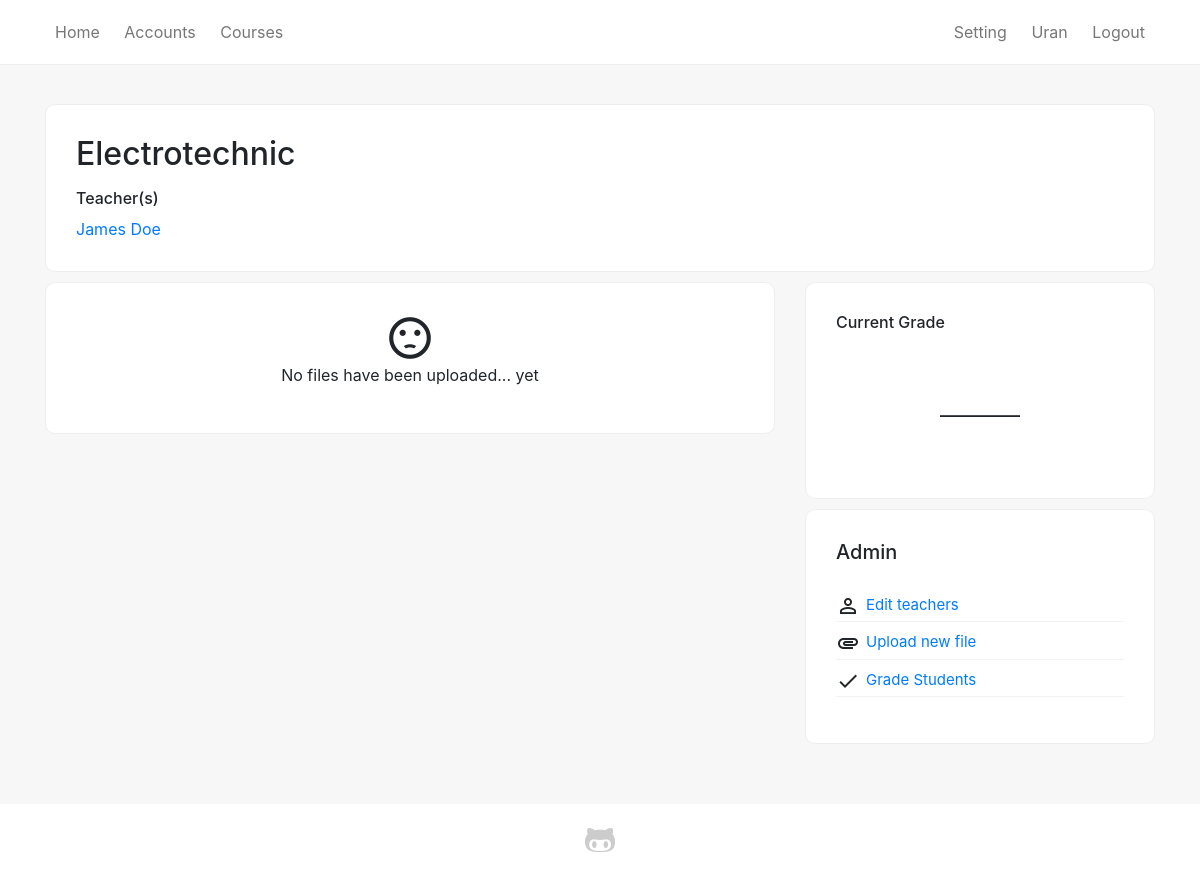
Before: /programs/course/12 (signed in) with the older database file.
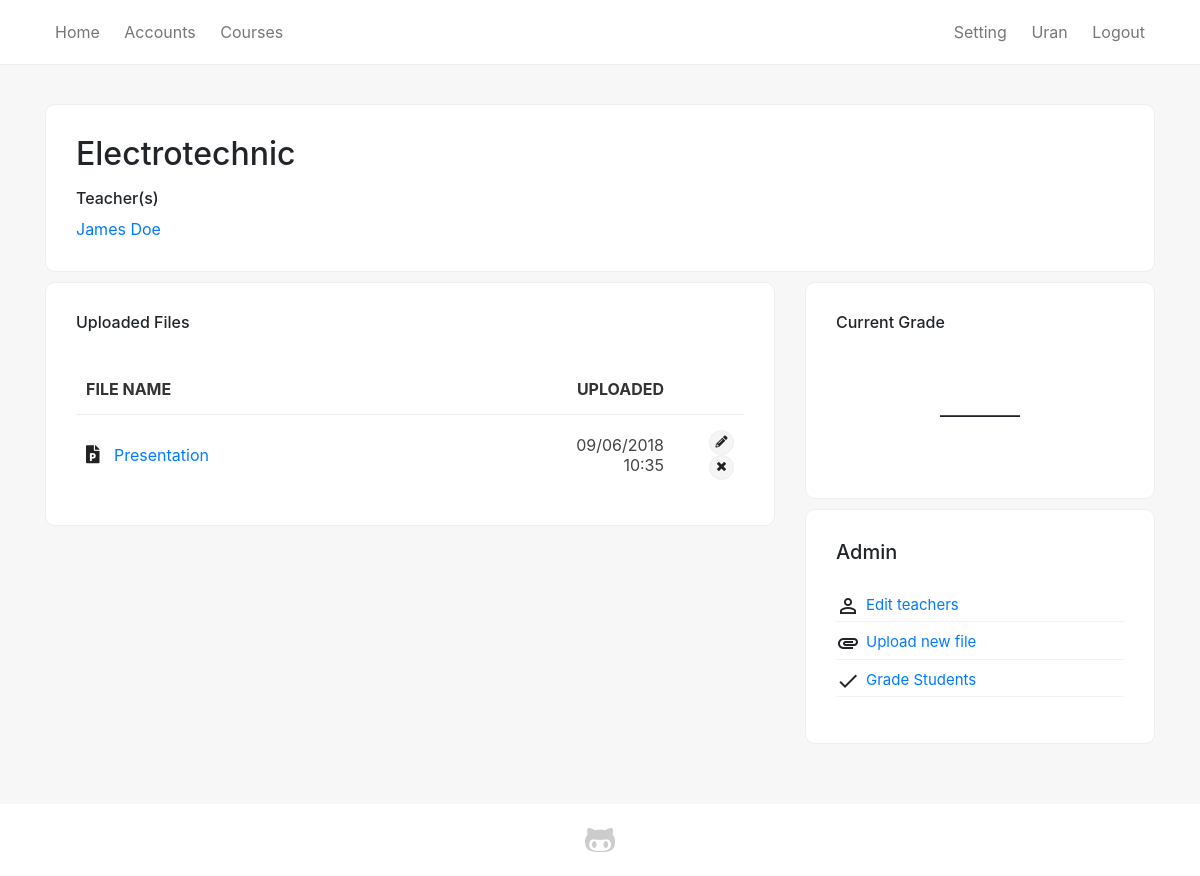
After: the same page with the newer database file.
### sems/models.py (models this page shows, shortened)
class Student(models.Model):
    user = models.OneToOneField(User, on_delete=models.CASCADE, null=True)
    first_name = models.CharField(max_length=100, null=True)
    last_name = models.CharField(max_length=100, null=True)
    picture = models.ImageField(null=True, blank=True, default='no-img.png')
    website = models.URLField(max_length=100, null=True, blank=True)
    email = models.EmailField(max_length=100, null=True)
    program = models.ForeignKey(Program, on_delete=models.SET_NULL, null=True)
    country = models.ForeignKey(State, on_delete=models.SET_NULL, null=True)
    city = models.CharField(max_length=100, null=True)
    course = models.ManyToManyField(Course, related_name='course')
    course_teacher = models.ManyToManyField(Course, related_name='course_teacher')
    viti = models.IntegerField(choices=YEARS, default=1)
    semester = models.IntegerField(choices=SEMESTER, default=1)
    level = models.CharField(max_length=100, choices=LEVELS, default=1)

class Upload(models.Model):
    name = models.CharField(max_length=100)
    course = models.ForeignKey(Course, on_delete=models.CASCADE)
    file = models.FileField(upload_to='files/', validators=[FileExtensionValidator(['pdf', 'docx', 'doc', 'xls', 'xlsx', 'ppt', 'pptx', 'zip', 'rar', '7zip'])])
    upload_time = models.DateTimeField(default=datetime.now, null=True)
    def get_extension_short(self):
        ext = str(self.file).split(".")
        ext = ext[len(ext)-1]
        if ext == 'doc' or ext == 'docx':
            return 'word'
        elif ext == 'pdf':
            return 'pdf'
        elif ext == 'xls' or ext == 'xlsx':
            return 'excel'
        elif ext == 'ppt' or ext == 'pptx':
            return 'powerpoint'
        elif ext == 'zip' or ext == 'rar' or ext == '7zip':
            return 'archive'
    def __str__(self):
        return str(self.file)[6:]

### sems/views.py (the view)
# urls.py: path('programs/course/<int:pk>', views.course_detail, name='course_detail'),
def course_detail(request, pk):
    course = Course.objects.get(pk = pk)
    files = Upload.objects.filter(course_id = pk)
    users = User.objects.filter(student__course_teacher__in=[course])
    grades = Grade.objects.filter(student_id=request.user.id, course_id=pk)
    teachers = Student.objects.filter(course_teacher__in=[course])
    if request.user.is_authenticated:
        return render(
            request, 'course_single.html', {'usrs': users, 'course': course, 'files': files, 'grades': grades, 'teachers': teachers, 'media_url': settings.MEDIA_ROOT},
        )
    else:
        return redirect('login')

### sems/models.py (called while the page is built)
    def __str__(self):
        return self.name

### sems/templates/course_single.html (shortened to what this page needs)
{% extends 'base_generic.html' %}
{% block content %}
<div class="container">
    <div class="row">
        <div class="col-md-12 col-xs-12">
            <div class="card-box">
                <h2>{{ course }}</h2>
                {% if teachers %}
                    <h6>Teacher(s)</h6>
                    {% for teacher in teachers %}
                        <a href="{% url 'student_detail' pk=teacher.pk%}">{{ teacher.first_name }} {{ teacher.last_name }}</a><br/>
                    {% endfor %}
                {% endif %}
            </div>
        </div>
    {% load static %}
    <div class="col-md-8 col-xs-12">
    <div class="shadow-box">
        {% if files %}
        <h6>Uploaded Files</h6><br/>
        <table>
            <thead>
                <tr>
                    <th>File name</th>
                    <th class="text-right">Uploaded</th>
                    {% if user.is_superuser %}
                    <th></th>
                    {% endif %}
                </tr>
            </thead>
            <tbody>
            {% for file in files %}
            <tr>
                <td><a href="{% static 'uploads/' %}{{ file.file }}" title="{{ file }}"><i style="font-size: 18px; padding-right: 10px;" class="fas fa-file-{{ file.get_extension_short }}"></i> {{ file.name }}</a><br/></td>
                <td class="text-right">{{ file.upload_time|date:'d/m/Y' }}<br>{{ file.upload_time|date:'H:i' }}</td>
                {% if user.is_superuser %}
                <td style="width: 70px" class="text-right"><a href="{% url 'upload_file_edit' course_id=course.pk file_id=file.pk %}"><span class="label sm-label"><i class="fas fa-pencil-alt"></i></span></a>
                    <span class="with-popup">
                        <a class="label sm-label"><i class="fas fa-times"></i></a>
                    </span></td>
                    {% endif %}
            </tr>
            {% endfor %}
            </tbody>
        </table>
        {% else %}
        <p class="text-center"><i class="material-icons">sentiment_dissatisfied</i><br/>No files have been uploaded... yet</p>
        {% endif %}
        </div>
    </div>
        <div class="col-md-4 col-xs-12">
            <div class="card-box">
                <h6>Current Grade</h6><br/>
                <h1 class="text-center" style="font-size: 80px; font-weight: lighter">
                    {% if grades %}
                        {% for grade in grades %}
                            {% if grade.grade >= 5 and grade.grade <= 10 %}
                            {{ grade.grade }}
                            {% else %}
                            &mdash;
                            {% endif %}
                        {% endfor %}
                    {% else %}
                        &mdash;
                    {% endif %}
                </h1>
            </div>
            {% if user.is_authenticated %}
                {% if user.is_superuser %}
                    <div class="card-box">
                        <h5>Admin</h5>
                        <ul class="list-unstyled">
                            <li><i class="material-icons">person_outline</i> <a href="{% url 'add_teacher' course_id=course.pk %}">Edit teachers</a></li>
                            <li><i class="material-icons">attachment</i> <a href="{% url 'upload_file_view' course_id=course.pk %}" >Upload new file</a></li>
                            <li><i class="material-icons">done</i> <a href="{% url 'grade_students' course_id=course.pk %}" >Grade Students</a></li>
                        </ul>
                    </div>
                {% endif %}
            {% endif %}
        </div>
    </div>
</div>
{% endblock %}

Changed rows visible on the page:
added Upload: name "Presentation", upload_time "09/06/2018", upload_time "10:35"
Other visible differences:
text no longer shown: "No files have been uploaded... yet"
text now shown: "Uploaded Files FILE NAME UPLOADED"
